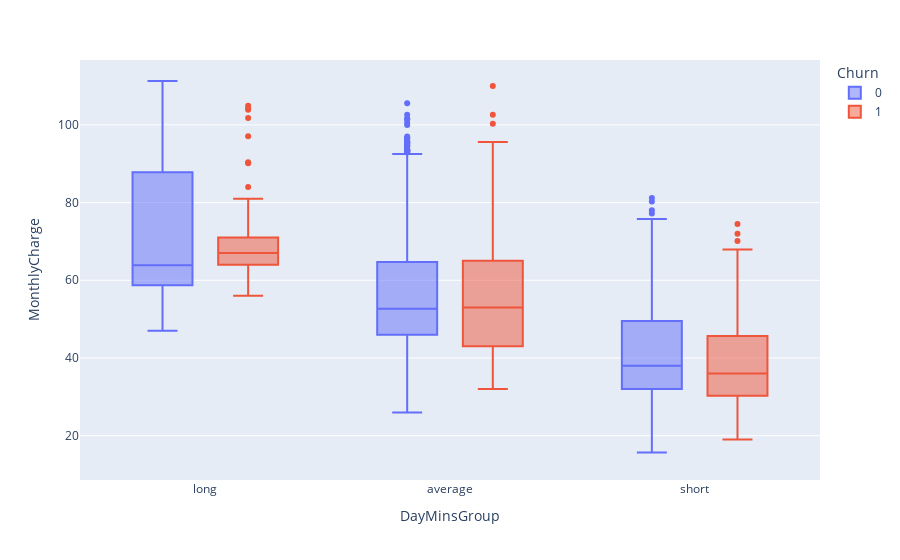

Notebook cell for this chart:
### Markdown cell above
* Churning rate is high for those customers who makes long duration calls

### Code cell
# Distibution of Monthly charge for different duration of calls
fig = px.box(df, x = 'DayMinsGroup', y = 'MonthlyCharge', color = 'Churn')
fig.show()

### Figure 1 — Plotly figure (JSON) as saved in the notebook; plotly's stock layout.template omitted (floating-point values rounded to 4 significant figures; data arrays with more than 128 entries replaced by an {"elided": "..."} marker saying what was removed)
{"data": [{"alignmentgroup": "True", "hovertemplate": "Churn=0<br>DayMinsGroup=%{x}<br>MonthlyCharge=%{y}<extra></extra>", "legendgroup": "0", "marker": {"color": "#636efa"}, "name": "0", "notched": false, "offsetgroup": "0", "orientation": "v", "showlegend": true, "type": "box", "x": {"elided": "2850 str values"}, "x0": " ", "xaxis": "x", "y": {"elided": "2850 float values"}, "y0": " ", "yaxis": "y"}, {"alignmentgroup": "True", "hovertemplate": "Churn=1<br>DayMinsGroup=%{x}<br>MonthlyCharge=%{y}<extra></extra>", "legendgroup": "1", "marker": {"color": "#EF553B"}, "name": "1", "notched": false, "offsetgroup": "1", "orientation": "v", "showlegend": true, "type": "box", "x": {"elided": "483 str values"}, "x0": " ", "xaxis": "x", "y": {"elided": "483 float values"}, "y0": " ", "yaxis": "y"}], "layout": {"boxmode": "group", "legend": {"title": {"text": "Churn"}, "tracegroupgap": 0}, "margin": {"t": 60}, "xaxis": {"anchor": "y", "domain": [0, 1], "title": {"text": "DayMinsGroup"}}, "yaxis": {"anchor": "x", "domain": [0, 1], "title": {"text": "MonthlyCharge"}}}}
